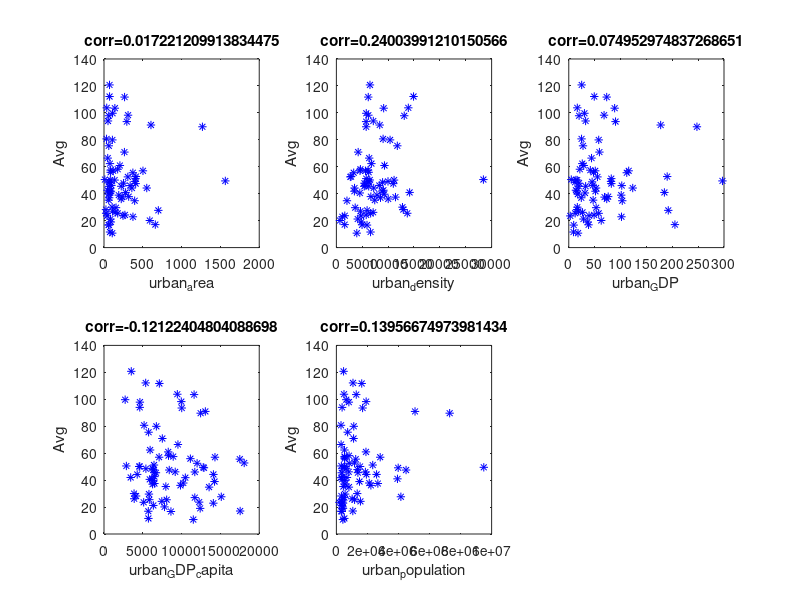

Recreate this plot in MATLAB.
function [  ] = Urban_Avg(  )
%UNTITLED3 Summary of this function goes here
%   Detailed explanation goes here

load urban_A.txt;
load urban_area.txt;
load urban_density.txt;
load urban_GDP.txt; 
load urban_GDP_capita.txt; 
load urban_population.txt;

subplot(231),plot(urban_area,urban_A,'b*');
xlabel('urban_area'),ylabel('Avg');
title('corr=0.017221209913834475');
subplot(232),plot(urban_density,urban_A,'b*');
xlabel('urban_density'),ylabel('Avg');
title('corr=0.24003991210150566');
subplot(233),plot(urban_GDP,urban_A,'b*');
xlabel('urban_GDP'),ylabel('Avg');
title('corr=0.074952974837268651');
subplot(234),plot(urban_GDP_capita,urban_A,'b*');
xlabel('urban_GDP_capita'),ylabel('Avg');
title('corr=-0.12122404804088698');
subplot(235),plot(urban_population,urban_A,'b*');
xlabel('urban_population'),ylabel('Avg');
title('corr=0.13956674973981434');
end

